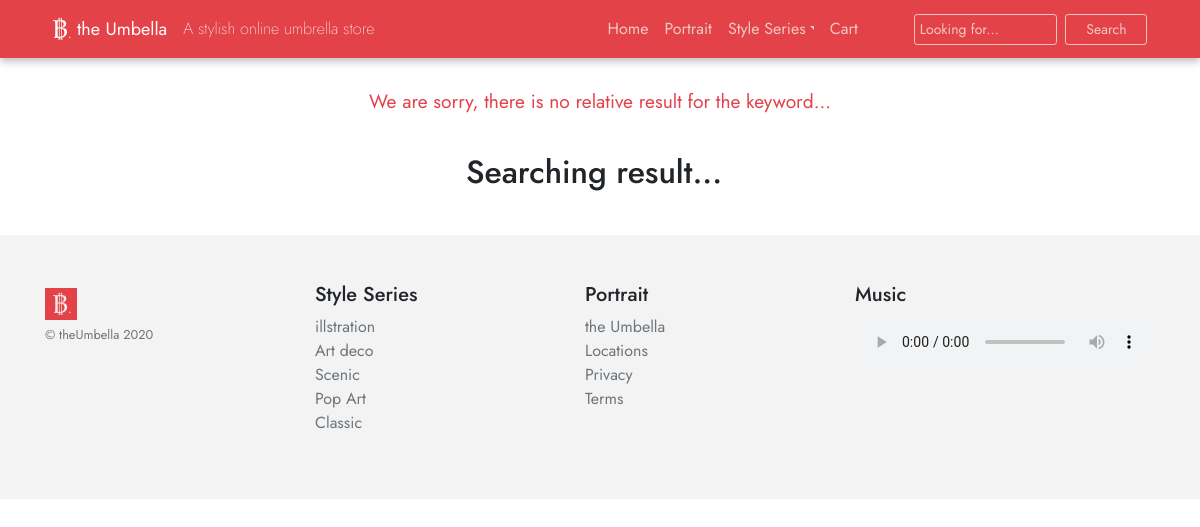
The app's page /search/ with its own data.
### umbella/models.py (models this page shows, shortened)
class Series(db.Model):
    __tablename__ = 'series'
    id = db.Column(db.Integer, primary_key = True)
    name = db.Column(db.String(64), unique = True)
    slogan = db.Column(db.String(120), unique = True)
    description = db.Column(db.String(500), nullable = False)
    image = db.Column(db.String(60), nullable=False, default='Umbrella_black.png')
    umbrellas = db.relationship('Umbrella', backref = 'Series', cascade="all, delete-orphan")

### umbella/views.py (the view)
@bp.route('/search/')
def search():
    search = request.args.get('search')
    print(search)
    search = '%{}%'.format(search)
    overall = Umbrella.query.filter(Umbrella.description.like(search)).all()
    if overall == []:
        flash('We are sorry, there is no relative result for the keyword...')
    series = Series.query.order_by(Series.id).all()
    return render_template('search.html', Umbrellas=overall, series=series)

### umbella/templates/search.html (shortened to what this page needs)
{% extends 'base.html' %}
{% block main %}
<section class="series-cards">
    <h2 class="text-center" style="user-select: none;" id="Umbrella_anchor">Searching result...</h2>
</section>
{% endblock %}

### umbella/templates/base.html (shortened to what this page needs)
<!DOCTYPE html>
<html lang="en">
<head>
    <link rel="stylesheet" href="https://stackpath.bootstrapcdn.com/bootstrap/4.3.1/css/bootstrap.min.css"
>
    <link rel="stylesheet" href="{{url_for('static', filename='css/theUmbella_style.css')}}">
</head>
<body>
    <header>
        <nav class="navbar navbar-expand-lg navbar-light sticky-top">
            <div class="container">
                <a href="{{url_for('main.index')}}" class="navbar-brand">
                    <img src="{{url_for('static', filename='img/logo.svg')}}" alt="Umbella Logo" width="32" height="32">
                    <span>the Umbella</span>
                </a>
                <div class="collapse navbar-collapse describe">A stylish online umbrella store</div>
                <div class="collapse navbar-collapse" id="navbarToggler">
                    <div class="navbar-nav ml-auto">
                        <a class="nav-item text-nav nav-link" href="{{url_for('main.index')}}">Home</a>
                        <a class="nav-item text-nav nav-link" href="{{url_for('main.story')}}">Portrait</a>
                        <div class="dropdown">
                            <a class="nav-item text-nav nav-link dropdown-toggle" data-toggle="dropdown" id="bookDropdown"
                                aria-haspopup="true" aria-expanded="false" href="#">Style Series</a>
                        </div>
                        <a class="nav-item text-nav nav-link" href="{{url_for('main.order')}}">Cart</a>
                        <form class="form-inline ml-xl-5 ml-lg-3 my-lg-0 form-row" action="{{url_for('main.search')}}">
                            <input class="form-control mr-sm-2 form-control-sm col-7" type="search" placeholder="Looking for..." name="search">
                            <button class="btn btn-outline-light my-1 my-sm-0 btn-sm col-4" type="submit">Search</button>
                        </form>
                    </div>
                </div>
            </div>
        </nav>
        {% with messages = get_flashed_messages() %}
        {% if messages %}
        <a class="flash_card" href="{{url_for('main.index')}}">
            <div class="alert font-weight-normal text-center m-3" role="alert" style="color:#e34249!important; font-size: 1.2rem!important">
                {% for message in messages %}
                {{ message }}
                {% endfor %}
            </div>
        </a>
        {% endif %}
        {% endwith %}
    </header>
    <div>
        <main class="text-center">
            {% block main %}{% endblock %}
        </main>
    </div>
    <footer class="container-fluid footer">
        <div class="container py-5">
            <div class="row">
                <div class="col-12 col-md">
                    <a href="{{url_for('main.index')}}" class="navbar-brand"><img src="{{url_for('static', filename='img/Umbella_logo.jpg')}}" alt="Umbella Logo" width="32"
                            height="32"></a>
                    <small class="d-block mb-3 text-secondary">© theUmbella 2020</small>
                </div>
                <div class="col-6 col-md">
                    <h5>Style Series</h5>
                    <ul class="list-unstyled text-small">
                        {% for item in series%}
                        <li><a class="text-secondary" href="{{ url_for('main.seriesUmbrellas', seriesid=item.id)}}">{{ item.name }}</a></li>
                        {% endfor %}
                    </ul>
                </div>
                <div class="col-6 col-md">
                    <h5>Portrait</h5>
                    <ul class="list-unstyled text-small">
                        <li><a class="text-secondary" href="{{url_for('main.story')}}">the Umbella</a></li>
                        <li><a class="text-secondary" target="blank"
                                href="https://goo.gl/maps/i6cMz1xaAnk7Duir9">Locations</a></li>
                        <li><a class="text-secondary" href="#">Privacy</a></li>
                        <li><a class="text-secondary" href="#">Terms</a></li>
                    </ul>
                </div>
                <div class="col-6 col-md">
                    <h5>Music</h5>
                    <ul class="list-unstyled text-small">
                        <li>
                            <audio controls>
                                <source src="{{url_for('static', filename='sound/Avenged_Sevenfold_ Dear_God.m4a')}}" type="audio/ogg">
                                <source src="{{url_for('static', filename='sound/Avenged_Sevenfold_ Dear_God.m4a')}}">
                            </audio>
                        </li>
                    </ul>
                </div>
            </div>
        </div>
    </footer>
</body>
</html>

### umbella/static/css/theUmbella_style.css (style rules this page uses)
* { font-family: 'Jost', sans-serif; }
html { scroll-behavior: smooth; }
.navbar { background-color: #e34249; animation-name: navigator; animation-duration: 7s; animation-iteration-count: infinite; box-shadow: 0 1px 3px rgba(0, 0, 0, 0.3); transition: all 0.5s; transition-timing-function: ease; }
.navbar-brand { display: flex; align-items: center; }
.describe { display: flex; align-items: center; color: snow; font-weight: 200; user-select: none; }
.container a span { color: snow; font-size: 18px; font-weight: 400; transition: all 0.5s; transition-timing-function: ease; }
.navbar-light .navbar-nav .nav-link { font-size: 16px; font-weight: 400; color: #f0c8c2!important; transition: all 0.5s; transition-timing-function: ease; }
.navbar-light .navbar-nav input { border-color: #f0c8c2!important; color: #f0c8c2!important; background-color: rgba(0, 0, 0, 0) ; }
::placeholder { color: #f0c8c2!important; opacity: 0.5; }
.navbar-light .navbar-nav button { border-color: #f0c8c2!important; color: #f0c8c2!important; }
.dropdown-toggle::after { border-right: 0em solid transparent; }
.series-cards { margin: 2% 3% 3% 2%; }
.footer { background-color: rgba(243, 243, 243) ; }
img { display: block; max-width: 100%; height: auto; }

### umbella/templates/base.html (style rules this page uses)
.flash_card { text-decoration: none!important; }

### records on screen
Series: name "illstration"
Series: name "Art deco"
Series: name "Scenic"
Series: name "Pop Art"
Series: name "Classic"

### other values on screen
{{ message }} "We are sorry, there is no relative result for the keyword..."
